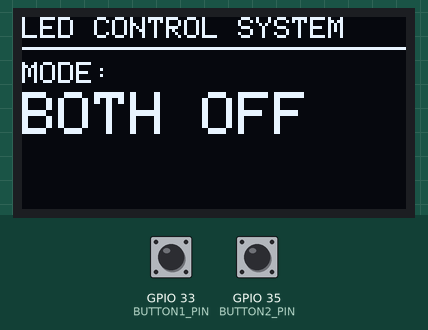
Bench run of a program on a simulated ESP32. Parts: 128×64 one-colour display. Inputs (shaded band) come from the test bench; at power-on: GPIO 33 (BUTTON1_PIN) HIGH, GPIO 35 (BUTTON2_PIN) HIGH.

Above: at 1.2 s.
1.3 s: GPIO 33 (BUTTON1_PIN) pulled LOW for 0.15 s
At 2.3 s:
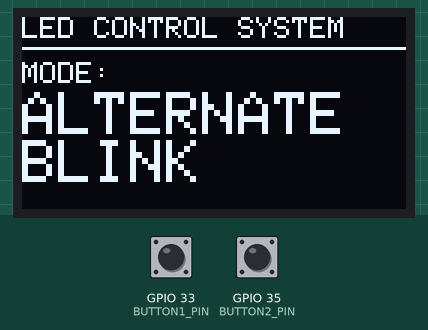
2.9 s: GPIO 33 (BUTTON1_PIN) pulled LOW for 1 s
At 3.5 s:
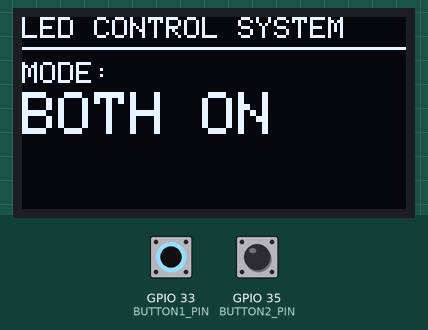
5.4 s: GPIO 33 (BUTTON1_PIN) pulled LOW for 0.15 s
At 6.6 s:
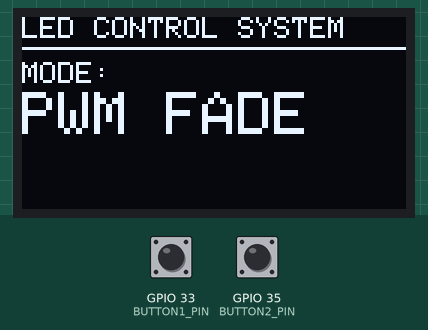
7.0 s: GPIO 35 (BUTTON2_PIN) pulled LOW for 0.15 s
At 7.8 s:
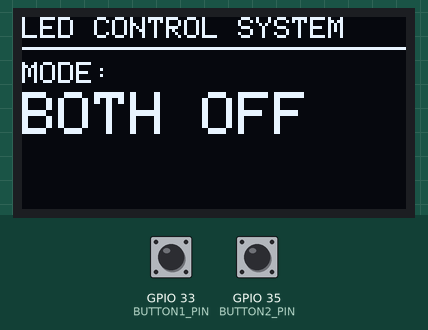
8.6 s: GPIO 33 (BUTTON1_PIN) pulled LOW for 3.2 s
At 9.0 s:
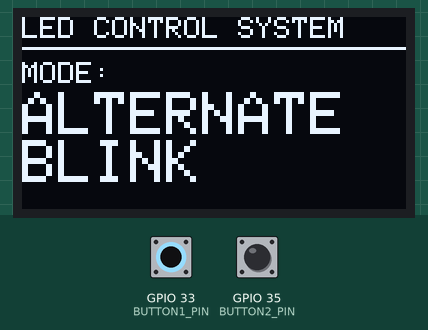
13.3 s: GPIO 35 (BUTTON2_PIN) pulled LOW for 1 s
At 13.8 s:
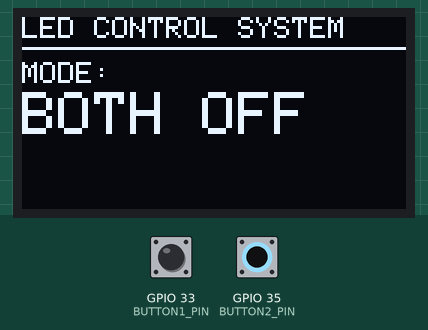
Timing chart, 0 to 16.3 s (numbered marks = the images above; inputs shaded):
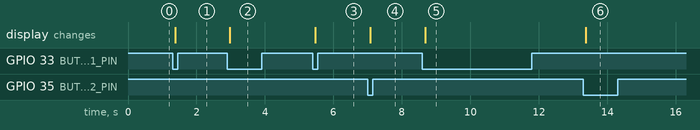

The program:

main.cpp
```cpp
// Title: Mode-Controlled LED System with OLED
// Ayesha
// 23-NTU-CS-1020

#include <Arduino.h>
#include <Wire.h>
// .... Graphics library...
#include <Adafruit_GFX.h>
// .... Graphics Driver to show graphics on oled
#include <Adafruit_SSD1306.h>

// ... Pin configuration of button,LED
#define BUTTON1_PIN 33
#define BUTTON2_PIN 35
#define LED1_PIN 2
#define LED2_PIN 4

#define SDA_PIN 21        // Data Pin
#define SCL_PIN 22        // Clock pin

// ... OLED setup...
#define SCREEN_WIDTH 128
#define SCREEN_HEIGHT 64
Adafruit_SSD1306 display(SCREEN_WIDTH, SCREEN_HEIGHT, &Wire, -1);

// ... variable declarations
int currentMode = 0;
// 0=OFF, 1=Alternate, 2=ON, 3=PWM
const int totalModes = 4;

unsigned long previousMillis = 0;
//.... led Blink interval ....
const long interval = 500;

bool led1State = false;
bool led2State = false;

int pwmValue = 0;
bool pwmDirection = true;

//.... Button states .....
int button1State = 0;
int lastButton1State = 0;
int button2State = 0;
int lastButton2State = 0;
unsigned long lastDebounceTime1 = 0;
unsigned long lastDebounceTime2 = 0;
// debounce delay 50ms
const unsigned long debounceDelay = 50;

//.... names of mode....
const char* modeNames[] = {
  "BOTH OFF",
  "ALTERNATE BLINK",
  "BOTH ON",
  "PWM FADE"
};
// different functions...
void cycleMode();
void resetToOff();
void handleAlternateBlink();
void handlePWMFade();
void updateDisplay();

void setup() {
  Serial.begin(115200);

  pinMode(BUTTON1_PIN, INPUT_PULLUP);
  pinMode(BUTTON2_PIN, INPUT_PULLUP);
  pinMode(LED1_PIN, OUTPUT);
  pinMode(LED2_PIN, OUTPUT);

  digitalWrite(LED1_PIN, LOW);
  digitalWrite(LED2_PIN, LOW);

  // LEDC Setup for PWM fade....
  ledcSetup(0, 4000, 10);
  ledcAttachPin(LED1_PIN, 0);

  ledcSetup(1, 4000, 10);
  ledcAttachPin(LED2_PIN, 1);

  Wire.begin(SDA_PIN, SCL_PIN);

  if (!display.begin(SSD1306_SWITCHCAPVCC, 0x3C)) {
    Serial.println("SSD1306 allocation failed");
    while (1);
  }

  display.clearDisplay();
  display.setTextColor(SSD1306_WHITE);
  display.setTextSize(1);

  updateDisplay();
}

void loop() {
  int reading1 = digitalRead(BUTTON1_PIN);
  int reading2 = digitalRead(BUTTON2_PIN);

  if (reading1 != lastButton1State) {
    lastDebounceTime1 = millis();
  }
  if ((millis() - lastDebounceTime1) > debounceDelay) {
    if (reading1 != button1State) {
      button1State = reading1;
      if (button1State == LOW) {
        cycleMode();
      }
    }
  }

  if (reading2 != lastButton2State) {
    lastDebounceTime2 = millis();
  }
  if ((millis() - lastDebounceTime2) > debounceDelay) {
    if (reading2 != button2State) {
      button2State = reading2;
      if (button2State == LOW) {
        resetToOff();
      }
    }
  }

  lastButton1State = reading1;
  lastButton2State = reading2;

  switch(currentMode) {
    case 0:   // Both OFF
      ledcDetachPin(LED1_PIN);
      ledcDetachPin(LED2_PIN);
      digitalWrite(LED1_PIN, LOW);
      digitalWrite(LED2_PIN, LOW);
      break;

    case 1:   // Alternate blink
      ledcDetachPin(LED1_PIN);
      ledcDetachPin(LED2_PIN);
      handleAlternateBlink();
      break;

    case 2:   // Both ON
      ledcDetachPin(LED1_PIN);
      ledcDetachPin(LED2_PIN);
      digitalWrite(LED1_PIN, HIGH);
      digitalWrite(LED2_PIN, HIGH);
      break;

    case 3:   // PWM Fade
      ledcAttachPin(LED1_PIN, 0);
      ledcAttachPin(LED2_PIN, 1);
      handlePWMFade();
      break;
  }
}

void cycleMode() {
  currentMode = (currentMode + 1) % totalModes;
  updateDisplay();
}

void resetToOff() {
  currentMode = 0;
  digitalWrite(LED1_PIN, LOW);
  digitalWrite(LED2_PIN, LOW);
  updateDisplay();
}

void handleAlternateBlink() {
  unsigned long currentMillis = millis();

  if (currentMillis - previousMillis >= interval) {
    previousMillis = currentMillis;

    led1State = !led1State;
    led2State = !led1State;

    digitalWrite(LED1_PIN, led1State);
    digitalWrite(LED2_PIN, led2State);
  }
}

void handlePWMFade() {
  unsigned long currentMillis = millis();

  if (currentMillis - previousMillis >= 20) {
    previousMillis = currentMillis;

    if (pwmDirection) {
      pwmValue += 5;
      if (pwmValue >= 255) {
        pwmValue = 255;
        pwmDirection = false;
      }
    } else {
      pwmValue -= 5;
      if (pwmValue <= 0) {
        pwmValue = 0;
        pwmDirection = true;
      }
    }

    ledcWrite(0, pwmValue);
    ledcWrite(1, pwmValue);
  }
}

void updateDisplay() {
  display.clearDisplay();
  display.setTextSize(1);

  display.setCursor(0, 0);
  display.println("LED CONTROL SYSTEM");
  display.drawLine(0, 10, 127, 10, SSD1306_WHITE);

  display.setCursor(0, 15);
  display.print("MODE: ");

  display.setTextSize(2);
  display.setCursor(0, 25);
  display.println(modeNames[currentMode]);

  display.display();
}
```

Measured:
- after the input at 1.3 s, the display: changes after 0.08 s (image 1)
- after the input at 2.9 s, the display: changes after 0.08 s (image 2)
- after the input at 5.4 s, the display: changes after 0.08 s (image 3)
- after the input at 7.0 s, the display: changes after 0.08 s (image 4)
- after the input at 8.6 s, the display: changes after 0.08 s (image 5)
- after the input at 13.3 s, the display: changes after 0.08 s (image 6)
